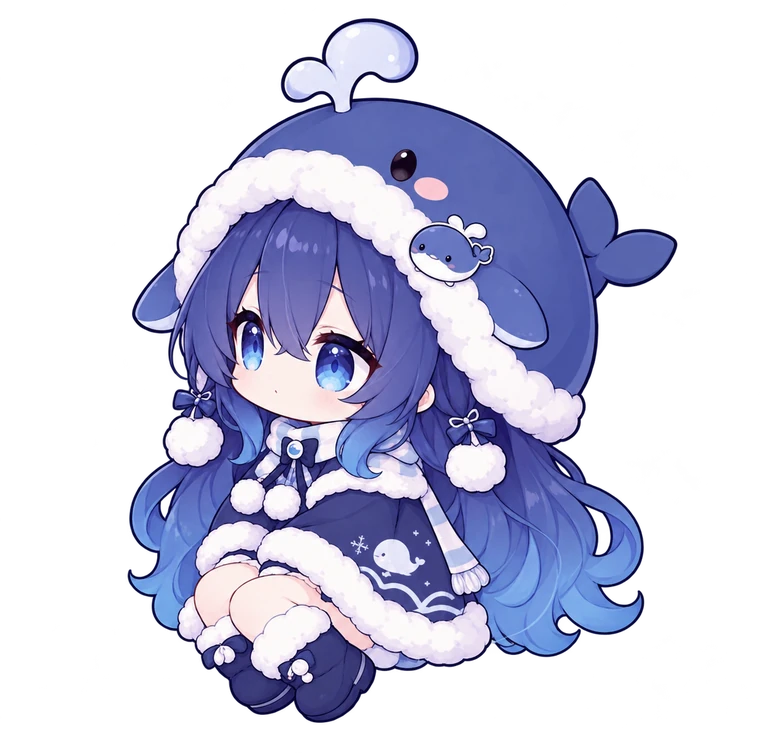
#> input picture assets/feiyu.webp, 760 x 753 px; its folder holds only this picture in this run
$ python rig_layers.py
#> lines starting #> are read from the running program, lines starting #| are printed output that depends on the picture
"""Split the artwork into two layers so the head can move on its own.

  assets/rig/body.webp  the whole figure
  assets/rig/head.webp  everything above the fur collar, seam feathered inside the fur

Nothing is painted: both layers are the same pixels, so a small head motion only ever
reveals a sliver of identical image — never a hole, never a patch.
"""
import json
from pathlib import Path

import numpy as np
from PIL import Image

ROOT = Path(__file__).resolve().parents[1]
SRC = ROOT / "assets" / "feiyu.webp"
OUT = ROOT / "assets" / "rig"
OUT.mkdir(parents=True, exist_ok=True)

img = Image.open(SRC).convert("RGBA")
#> img is the input picture: PIL image 760x753 RGBA; mean R, G, B, A 59.4, 61, 83.6, 109.7
W, H = img.size
#> W = 760; H = 753
arr = np.array(img).astype(np.float32)

TOP, BOT = 616, 676                       # feather band, inside the fur collar
ys = np.arange(H, dtype=np.float32)
#> ys = 753 values from 0 to 752
t = np.clip((ys - TOP) / (BOT - TOP), 0.0, 1.0)
#> t = 753 values from 0 to 1
a = 255.0 * (1.0 - t) ** 1.5
alpha = np.repeat(a[:, None], W, axis=1) / 255.0

head = arr.copy()
head[:, :, 3] = head[:, :, 3] * alpha
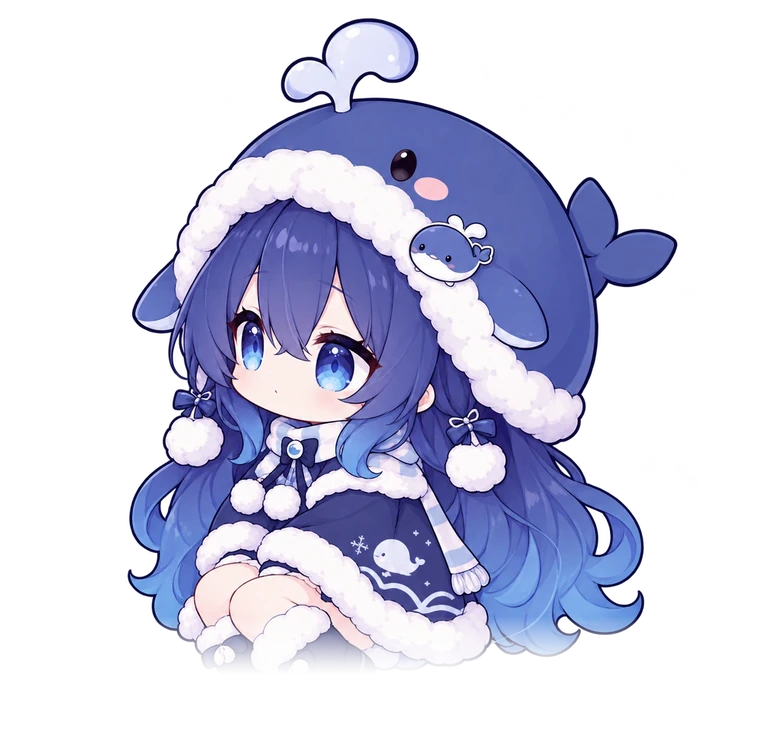
#> head: shape (753, 760, 4) float32; mean R, G, B, A 59.4, 60.9, 83.6, 102.6; transparent parts drawn white
Image.fromarray(head.astype(np.uint8)).save(OUT / "head.webp", "WEBP", quality=92, method=6)
img.save(OUT / "body.webp", "WEBP", quality=92, method=6)

for stale in ("eye-l.webp", "eye-r.webp", "head-open.webp", "head-closed.webp"):
    p = OUT / stale
    if p.exists():
        p.unlink()

meta = {
    "canvas": [W, H],
    "seam": [TOP, BOT],
    "sizes": {p.name: p.stat().st_size for p in OUT.glob("*.webp")},
}
(OUT / "rig.json").write_text(json.dumps(meta, indent=2), encoding="utf-8")
print(json.dumps(meta, indent=2))
#| {
#|   "canvas": [
#|     760,
#|     753
#|   ],
#|   "seam": [
#|     616,
#|     676
#|   ],
#|   "sizes": {
#|     "body.webp": 91224,
#|     "head.webp": 87542
#> (further printed lines are left out)
